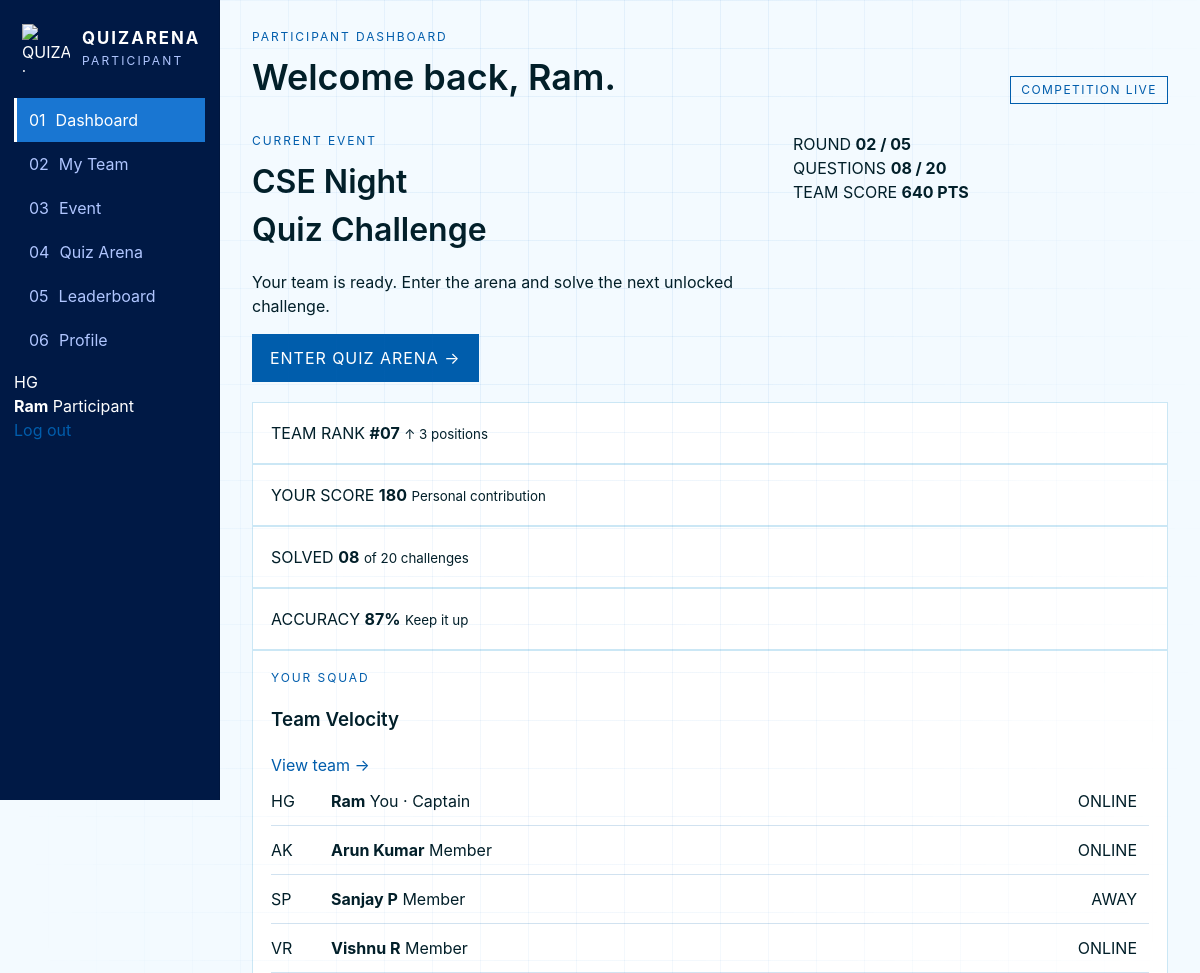
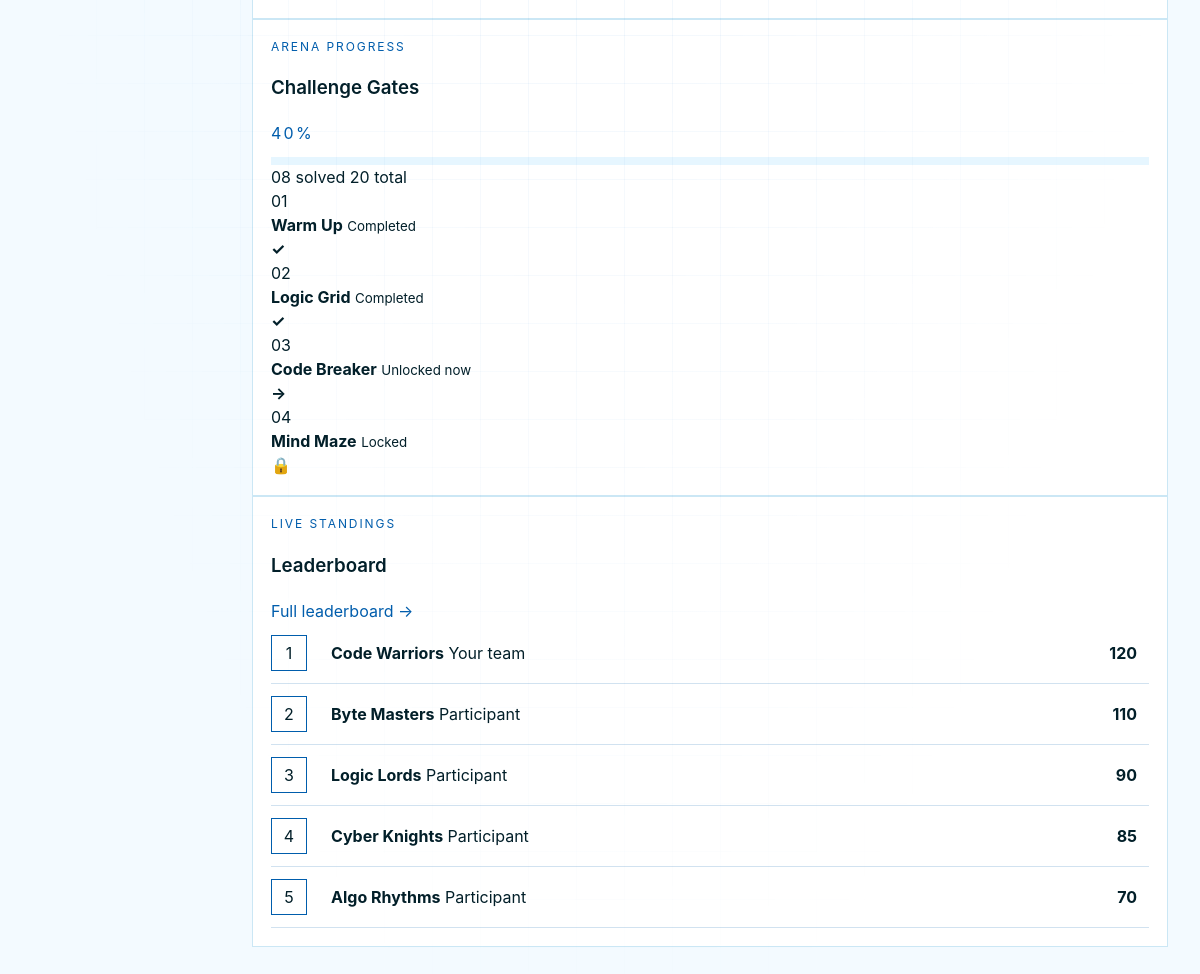
The page /student/dashboard (signed in) on the database its author committed (2 pictures, top to bottom).
### app.py (models this page shows)
class Team(Base):
    __tablename__ = 'teams'
    id = Column(Integer, primary_key=True, index=True)
    team_name = Column(String)
    score = Column(Integer, default=0)
    is_disqualified = Column(Boolean, default=False)
    members = relationship("User", back_populates="team")
    submissions = relationship("Submission", back_populates="team")

### app.py (the view)
@app.route('/student/dashboard')
@login_required
def student_dashboard():
    db = get_db()
    team = db.query(Team).first() # Mocking current team for now
    teams = db.query(Team).order_by(Team.score.desc()).limit(5).all()
    return render_template('dashboardstudent.html', team=team, teams=teams, user=session)

### app.py (called while the page is built)
def get_db():
    if 'db' not in g:
        g.db = SessionLocal()
    return g.db

@app.teardown_appcontext
def teardown_db(exception):
    db = g.pop('db', None)
    if db is not None:
        db.close()

def login_required(f):
    @wraps(f)
    def decorated_function(*args, **kwargs):
        if 'logged_in' not in session:
            return redirect(url_for('login'))
        return f(*args, **kwargs)
    return decorated_function

### templates/dashboardstudent.html (shortened to what this page needs)
<!DOCTYPE html>
<html lang="en">
<head>
  <link rel="stylesheet" href="{{ url_for('static', filename='css/style.css') }}">
</head>
<body class="app-body" data-page="dashboard">
  <aside class="side-nav">
    <div class="brand-mark">
      <img src="{{ url_for('static', filename='assets/logo.svg') }}" alt="QUIZARENA logo">
      <div>
        <strong>QUIZARENA</strong>
        <span>Participant</span>
      </div>
    </div>
    <nav>
      <a href="{{ url_for('dashboard') }}" class="nav-link active">
        <span>01</span>
        Dashboard
      </a>
      <a href="{{ url_for('student_team') }}" class="nav-link">
        <span>02</span>
        My Team
      </a>
      <a href="{{ url_for('student_event') }}" class="nav-link">
        <span>03</span>
        Event
      </a>
      <a href="{{ url_for('student_arena') }}" class="nav-link">
        <span>04</span>
        Quiz Arena
      </a>
      <a href="{{ url_for('student_leaderboard') }}" class="nav-link">
        <span>05</span>
        Leaderboard
      </a>
      <a href="{{ url_for('student_profile') }}" class="nav-link">
        <span>06</span>
        Profile
      </a>
    </nav>
    <div class="side-bottom">
      <div class="mini-profile">
        <div class="avatar">HG</div>
        <div>
          <strong>{{ user.get("fullname", "Student") }}</strong>
          <span>Participant</span>
        </div>
      </div>
      <a href="{{ url_for('logout') }}" class="logout-link">
        Log out
      </a>
    </div>
  </aside>
  <main class="content">
    <header class="topbar">
      <div>
        <p class="kicker">PARTICIPANT DASHBOARD</p>
        <h1 class="page-title">
          Welcome back, {{ user.get("fullname", "Student") }}.
        </h1>
      </div>
      <div class="status-pill">
        Competition Live
      </div>
    </header>
    <section class="hero-enter">
      <div class="hero-copy">
        <p class="kicker">CURRENT EVENT</p>
        <h2>
          CSE Night<br>
          Quiz Challenge
        </h2>
        <p>
          Your team is ready. Enter the arena and solve
          the next unlocked challenge.
        </p>
        <a href="{{ url_for('student_arena') }}" class="btn">
          Enter Quiz Arena →
        </a>
      </div>
      <div class="hero-meta">
        <div>
          <span>ROUND</span>
          <strong>02 / 05</strong>
        </div>
        <div>
          <span>QUESTIONS</span>
          <strong>08 / 20</strong>
        </div>
        <div>
          <span>TEAM SCORE</span>
          <strong>640 PTS</strong>
        </div>
      </div>
    </section>
    <section class="stats">
      <div class="stat">
        <span class="stat-label">TEAM RANK</span>
        <strong>#07</strong>
        <small>↑ 3 positions</small>
      </div>
      <div class="stat">
        <span class="stat-label">YOUR SCORE</span>
        <strong>180</strong>
        <small>Personal contribution</small>
      </div>
      <div class="stat">
        <span class="stat-label">SOLVED</span>
        <strong>08</strong>
        <small>of 20 challenges</small>
      </div>
      <div class="stat">
        <span class="stat-label">ACCURACY</span>
        <strong>87%</strong>
        <small>Keep it up</small>
      </div>
    </section>
    <section class="split-2">
      <div class="panel">
        <div class="panel-head">
          <div>
            <p class="kicker">YOUR SQUAD</p>
            <h3>Team Velocity</h3>
          </div>
          <a href="{{ url_for('student_team') }}" class="text-link">
            View team →
          </a>
        </div>
        <div class="member-row">
          <div class="avatar">HG</div>
          <div>
            <strong>{{ user.get("fullname", "Student") }}</strong>
            <span>You · Captain</span>
          </div>
          <span class="member-status online">
            ONLINE
          </span>
        </div>
        <div class="member-row">
          <div class="avatar">AK</div>
          <div>
            <strong>Arun Kumar</strong>
            <span>Member</span>
          </div>
          <span class="member-status online">
            ONLINE
          </span>
        </div>
        <div class="member-row">
          <div class="avatar">SP</div>
          <div>
            <strong>Sanjay P</strong>
            <span>Member</span>
          </div>
          <span class="member-status">
            AWAY
          </span>
        </div>
        <div class="member-row">
          <div class="avatar">VR</div>
          <div>
            <strong>Vishnu R</strong>
            <span>Member</span>
          </div>
          <span class="member-status online">
            ONLINE
          </span>
        </div>
      </div>
      <div class="panel">
        <div class="panel-head">
          <div>
            <p class="kicker">ARENA PROGRESS</p>
            <h3>Challenge Gates</h3>
          </div>
          <span class="code">
            40%
          </span>
        </div>
        <div class="progress-wrap">
          <div class="progress-track">
          </div>
          <div class="progress-labels">
            <span>08 solved</span>
            <span>20 total</span>
          </div>
        </div>
        <div class="gate-list">
          <div class="gate completed">
            <span>01</span>
            <div>
              <strong>Warm Up</strong>
              <small>Completed</small>
            </div>
            <b>✓</b>
          </div>
          <div class="gate completed">
            <span>02</span>
            <div>
              <strong>Logic Grid</strong>
              <small>Completed</small>
            </div>
            <b>✓</b>
          </div>
          <div class="gate active">
            <span>03</span>
            <div>
              <strong>Code Breaker</strong>
              <small>Unlocked now</small>
            </div>
            <b>→</b>
          </div>
          <div class="gate locked">
            <span>04</span>
            <div>
              <strong>Mind Maze</strong>
              <small>Locked</small>
            </div>
            <b>🔒</b>
          </div>
        </div>
      </div>
    </section>
    <section class="panel leaderboard-preview">
      <div class="panel-head">
        <div>
          <p class="kicker">LIVE STANDINGS</p>
          <h3>Leaderboard</h3>
        </div>
        <a href="{{ url_for('student_leaderboard') }}" class="text-link">
          Full leaderboard →
        </a>
      </div>
      {% for t in teams %}
      <div class="lb-row {% if t.id == team.id %}current{% endif %}">
        <span class="rank-badge">{{ loop.index }}</span>
        <div class="lb-team">
          <strong>{{ t.team_name }}</strong>
          <span>{% if t.id == team.id %}Your team{% else %}Participant{% endif %}</span>
        </div>
        <strong class="lb-score">{{ t.score }}</strong>
      </div>
      {% endfor %}
    </section>
  </main>
</body>
</html>

### static/css/style.css (style rules this page uses)
:root { --navy: #f3faff; --navy-deep: #e6f6ff; --navy-panel: #ffffff; --blue: #1976d2; --blue-bright: #005dac; --cyan: #005dac; --cyan-soft: #414752; --cyan-wash: #021f29; --ink: #021f29; --muted: #717783; --danger: #ba1a1a; --ok: #005dac; --shadow: 0 1px 8px rgba(0, 0, 0, 0.12); --frame: 1px solid #cbe7f5; --font-display: "Inter", sans-serif; --font-body: "Inter", sans-serif; --sidebar-bg: #001945; --sidebar-text: #b0c6ff; --sidebar-text-hover: #ffffff; --sidebar-hover-bg: #1976d2; --btn-text: #ffffff; }
*, *::before, *::after { box-sizing: border-box; }
html, body { margin: 0; min-height: 100%; }
body { font-family: var(--font-body); background: var(--navy); color: var(--ink); line-height: 1.5; }
body::before { content: ""; position: fixed; inset: 0; pointer-events: none; background-image: linear-gradient(rgba(25, 118, 210, 0.07) 1px, transparent 1px), linear-gradient(90deg, rgba(25, 118, 210, 0.07) 1px, transparent 1px); background-size: 48px 48px; mask-image: radial-gradient(ellipse at 50% 0%, black 20%, transparent 75%); z-index: 0; }
a { color: var(--cyan); text-decoration: none; }
img { max-width: 100%; }
.brand-mark { display: flex; gap: 12px; align-items: center; }
.brand-mark img { width: 48px; height: 48px; }
.brand-mark strong { font-family: var(--font-display); letter-spacing: 0.12em; font-size: 1.05rem; }
.brand-mark span { display: block; color: var(--sidebar-text); font-size: 0.75rem; letter-spacing: 0.18em; text-transform: uppercase; }
.btn { display: inline-flex; align-items: center; justify-content: center; gap: 8px; border: 0; cursor: pointer; padding: 12px 18px; font-family: var(--font-display); letter-spacing: 0.06em; text-transform: uppercase; color: var(--btn-text); background: var(--cyan); transition: transform 0.15s ease, background 0.15s ease; }
.app-body { position: relative; z-index: 1; min-height: 100vh; display: grid; grid-template-columns: 220px 1fr; }
.side-nav { background: var(--sidebar-bg); border-right: 1px solid rgba(0, 0, 0, 0.1); padding: 20px 14px; display: flex; flex-direction: column; gap: 8px; position: sticky; top: 0; height: 100vh; color: var(--sidebar-text-hover); }
.side-nav .brand-mark { padding: 4px 8px 18px; }
.nav-link { color: var(--sidebar-text); padding: 10px 12px; display: flex; align-items: center; gap: 10px; border-left: 3px solid transparent; }
.nav-link:hover, .nav-link.active { color: var(--sidebar-text-hover); background: var(--sidebar-hover-bg); border-left-color: var(--sidebar-text-hover); }
.content { padding: 28px 32px 48px; }
.topbar { display: flex; justify-content: space-between; align-items: flex-end; gap: 16px; margin-bottom: 28px; }
.kicker { margin: 0; color: var(--cyan); letter-spacing: 0.16em; text-transform: uppercase; font-size: 0.75rem; }
h1, h2, h3 { font-family: var(--font-display); font-weight: 600; }
.page-title { margin: 4px 0 0; font-size: clamp(1.6rem, 3vw, 2.3rem); }
.stats { grid-template-columns: repeat(4, 1fr); }
.stat, .panel { background: var(--navy-panel); border: var(--frame); padding: 18px; }
.hero-enter { display: grid; grid-template-columns: 1.4fr 1fr; gap: 16px; margin: 8px 0 20px; }
.hero-enter h2 { font-size: 2rem; margin: 8px 0 10px; }
.progress-track { height: 8px; background: var(--navy-deep); margin-top: 12px; overflow: hidden; }
.status-pill { display: inline-block; padding: 4px 10px; border: 1px solid var(--cyan); color: var(--cyan); font-size: 0.75rem; letter-spacing: 0.12em; text-transform: uppercase; }
.split-2 { grid-template-columns: 1fr 1fr; }
.member-row, .lb-row { display: grid; grid-template-columns: 48px 1fr auto auto; gap: 12px; align-items: center; padding: 12px 0; border-bottom: 1px solid rgba(0, 93, 172, 0.18); }
.rank-badge { font-family: var(--font-display); width: 36px; height: 36px; display: grid; place-items: center; border: 1px solid var(--cyan); }
.code { font-family: var(--font-display); letter-spacing: 0.14em; color: var(--cyan); }

### rows shown on the page
Team: team_name "Code Warriors", shows "Your team", score "120"
Team: team_name "Byte Masters", shows "Participant", score "110"
Team: team_name "Logic Lords", shows "Participant", score "90"
Team: team_name "Cyber Knights", shows "Participant", score "85"
Team: team_name "Algo Rhythms", shows "Participant", score "70"

### other values the page prints
{{ user.get("fullname", "Student") }} "Ram"
